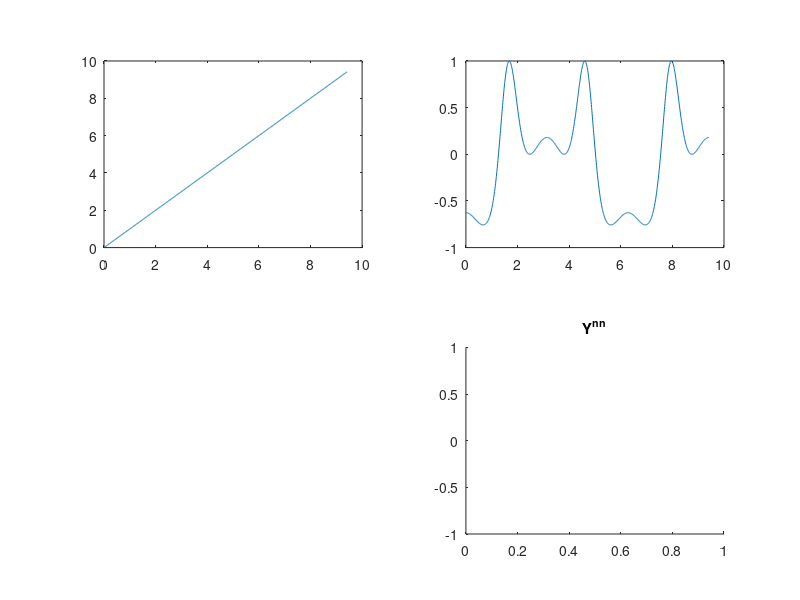

Write MATLAB code to recreate this figure. (Note: this script raises an error after producing the figure.)
bound = 3*pi;

X = [0.0:0.01:bound];
Y = sin(sin(cos(X) * 2)*2 + 2);

figure(1);
subplot(2,2,1); title X;
plot(X,X);

subplot(2,2,2); title Y;
ylim([-1 1]);
plot(X,Y);

subplot(2,2,4); title Y^{nn};
ylim([-1 1]);
xor_training;


Y_nn = [];
for i = 0.0:0.01:bound
   Y_nn = [Y_nn sinsincosnet(i)];
end

plot(X,Y_nn);
ylim([-1 1]);